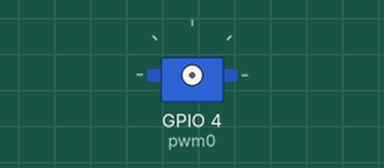
This program was run on a simulated ESP8266 board running MicroPython. On the bench: servo. Servo angles are drawn from the pulse width (0.5 ms = 0°, 2.5 ms = 180°). At 11.4 s the program stops and its outputs stay as they are.

Above: at 0.05 s.
At 1.15 s:
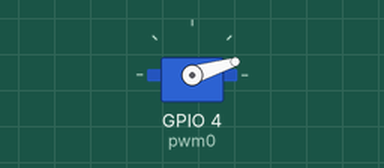
At 1.6 s:
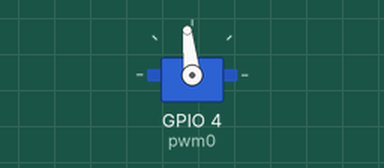
At 2.05 s:
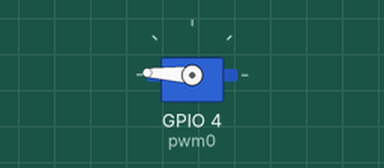
Timing chart, 0 to 4.8 s (numbered marks = the images above):
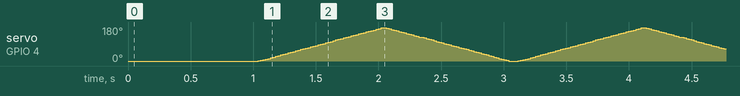

The program:

sg90.py
```python
# -*- coding: utf-8 -*-

from machine import Pin, PWM
import time


# D3 # if run . disconnect with repl
#pwm0 = PWM(Pin(0))      # 从1个引脚中创建 PWM 对象

# D2 pin4 .work
pwm0 = PWM(Pin(4))      # 从1个引脚中创建 PWM 对象

pwm0.freq()             # 获取当前频率
pwm0.freq(50)         # 设置频率
pwm0.duty()             # 获取当前占空比
#pwm0.duty(200)          # 设置占空比

def set_pwm_percent(per):
    pwm0.duty(int(per*1024/100))

percent=0
delta=1
set_pwm_percent(0)
time.sleep(1)


for x in range(5):
    for i in range(22,125):
        set_pwm_percent(i/10)
        time.sleep(0.01)
    for i in reversed(range(22,125)):
        set_pwm_percent(i/10)
        time.sleep(0.01)

set_pwm_percent(0)
```
